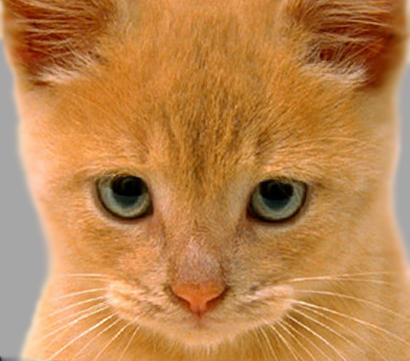
#> input picture test_image/3_cat.bmp, 410 x 361 px, found by its file name
$ jupyter execute 'Hybrid image.ipynb'
#> lines starting #> are read from the running program, lines starting #| are printed output that depends on the picture; after the words box and inside, x2 and y2 are one past the last pixel; in counts of white or black regions, pixels touching at a corner belong together
[cell 1]
import cv2
import numpy as np
from numpy.fft import fft2, ifft2, fftshift, ifftshift
from matplotlib import pyplot as plt

[cell 2]
def scaleSpectrum(A):
    #another method, have different effect
    #return 20*np.log(np.abs(A))
    return np.real(np.log10(np.absolute(A) + np.ones(A.shape)))

[cell 3]
def FFT(img):
    f = fft2(img)
    fshift = fftshift(f)
    return fshift

def invFFT(fimg):
    return ifft2(ifftshift(fimg))

[cell 4]
def GaussianFitler(numRows, numCols, sigma, highPass=False):
    """
        Create the (numRows by numCols) Matrix of gaussian filter

        args:
            numRows: the number of kernal rows
            numCols: the number of kernal cols
            sigma: simga of 2-d gaussian
        return:
            filter: guassian kernal matrix
    """

    # the mean of the guassian
    centerX = numRows / 2
    centerY = numCols / 2

    # calculate probability of 2-d gaussian in each (i, j) position
    coeff = np.zeros((numRows, numCols))
    for i in range(numRows):
        for j in range(numCols):
            coeff[i][j] = np.exp(-((i - centerX)**2 + (j - centerY)**2) / (2 * sigma**2))
    GS_filter = 1 - coeff if highPass else coeff

    return GS_filter

[cell 5]
def idealFitler(numRows, numCols, sigma, highPass=False):
    # the center of the ideafilter
    centerX = numRows / 2
    centerY = numCols / 2

    coeff = np.zeros((numRows, numCols))

    for i in range(numRows):
        for j in range(numCols):
            D = np.sqrt((i - centerX)**2 + (j - centerY)**2)
            coeff[i][j] = 1 if D < sigma else 0
    idea_filter = (1 - coeff) if highPass else coeff

    return idea_filter

[cell 6]
def low_pass(lowPassImg, sigma):
    """
        args:
            lowPassImg: original image will be multiply with low pass filter
            sigma: the sigma used to determine the variance of the filter value
        return:
            the img in frequnce domain after filter
    """
    rows, columns = lowPassImg.shape[0], lowPassImg.shape[1]
    #filter = GaussianFitler(rows, columns, sigma, False)
    filter = idealFitler(rows, columns, sigma, False)
    f_Img = FFT(lowPassImg)

    return f_Img * filter

def high_pass(highPassImg, sigma):
    rows, columns = highPassImg.shape[0], highPassImg.shape[1]
    #filter = GaussianFitler(rows, columns, sigma, True)
    filter = idealFitler(rows, columns, sigma, True)
    f_Img = FFT(highPassImg)

    return f_Img * filter

[cell 7]
def hybridImg(highPassImg, lowPassImg, sigmaHigh, sigmaLow):
    highPassed = high_pass(highPassImg, sigmaHigh)
    lowPassed = low_pass(lowPassImg, sigmaLow)

    # plot img after filter
    plt.subplot(3, 3, 3)
    plt.title("highPassed img(After filter)[Red channel]")
    plt.imshow(scaleSpectrum(highPassed))
    plt.subplot(3, 3, 6)
    plt.title("lowPassed img(After filter)[Red channel]")
    plt.imshow(scaleSpectrum(lowPassed))

    return np.real(invFFT(highPassed + lowPassed))

[cell 8]
# Set the fileName to read
fileName1 = '3_cat'
fileName2 = '3_dog'
img1 = cv2.imread('hw2_data/task1and2_hybrid_pyramid/' + fileName1 +'.bmp')
#> img1 is the input picture: shape (361, 410, 3); mean B, G, R 77.1, 132.5, 188.3
img2 = cv2.imread('hw2_data/task1and2_hybrid_pyramid/' + fileName2 +'.bmp')
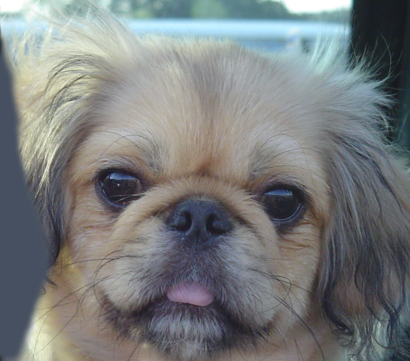
#> input picture test_image/3_dog.bmp, 410 x 361 px, found by its file name
#> img2 is the input picture: shape (361, 410, 3); mean B, G, R 125, 124.5, 121.2
plt.figure(figsize=(12,16))

# There are two Hyperparameter -> sigmaHigh、sigmaLow
sigmaHigh, sigmaLow = 20, 15
hybrid = np.zeros(img1.shape)
hybrid[:, :, 0] = hybridImg(img1[:,:,0], img2[:,:,0], sigmaHigh, sigmaLow)
#> after the loop in idealFitler, `for i in range(numRows):`:
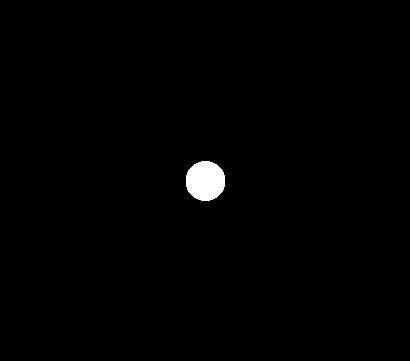
#> coeff: shape (361, 410) float64; values 0 (black) and 1 (white), 0.85% white; 1 white region, box (x1, y1, x2, y2) and area: (186, 161, 225, 201) 1252
#> after the loop in idealFitler (call 2), `for i in range(numRows):`: coeff: shape (361, 410) float64; values 0 (black) and 1 (white), 0.47% white; 1 white region, box (x1, y1, x2, y2) and area: (191, 166, 220, 196) 698
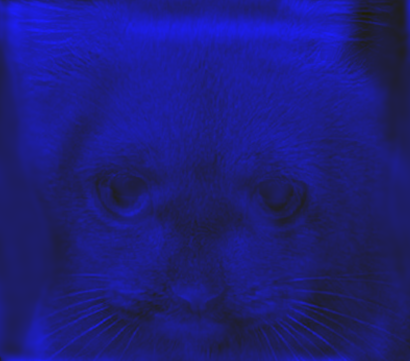
#> hybrid: shape (361, 410, 3) float64; mean B, G, R 125, 0, 0; drawn with min black and max white
hybrid[:, :, 1] = hybridImg(img1[:,:,1], img2[:,:,1], sigmaHigh, sigmaLow)
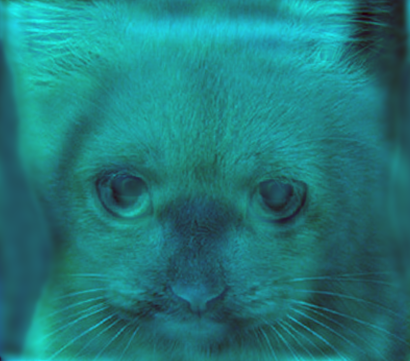
#> hybrid: shape (361, 410, 3) float64; mean B, G, R 125, 124.5, 0; drawn with min black and max white
hybrid[:, :, 2] = hybridImg(img1[:,:,2], img2[:,:,2], sigmaHigh, sigmaLow)
#> in FFT (call 5), `f = fft2(img)`:
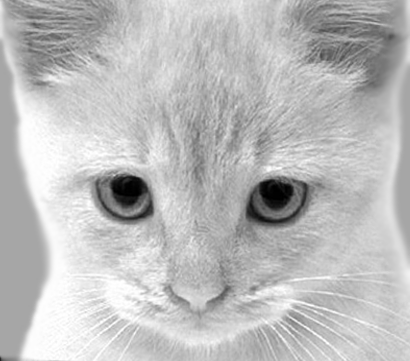
#> img: shape (361, 410); min 0, max 255, mean 188.3
#> in FFT (call 6), `f = fft2(img)`:
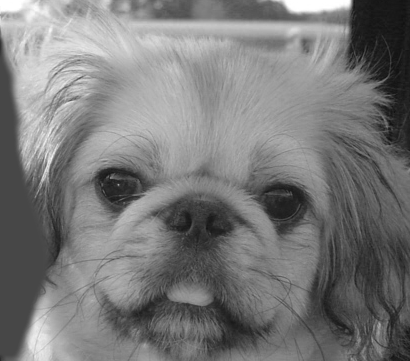
#> img: shape (361, 410); min 17, max 255, mean 121.2
#> in scaleSpectrum (call 5), `return np.real(np.log10(np.absolute(A) + np.ones(A.shape)))`:
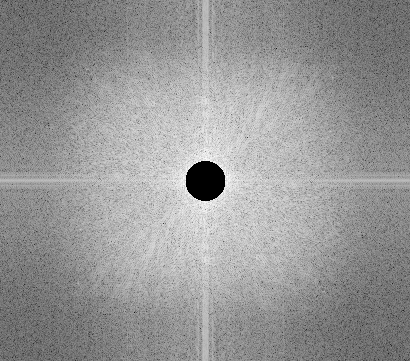
#> returned value: shape (361, 410) float64; min 0, max 4.83, mean 2.86; drawn with min black and max white

# plot img
plt.subplot(3, 3, 1)
plt.title("Original img(high)")
plt.imshow(img1[:,:,::-1])
plt.subplot(3, 3, 2)
plt.title("img in frequence (low)[Red channel]")
plt.imshow(scaleSpectrum(FFT(img1[:,:,2])))

plt.subplot(3, 3, 4)
plt.title("Original img(low)")
plt.imshow(img2[:,:,::-1])
plt.subplot(3, 3, 5)
plt.title("img in frequence (low)[Red channel]")
plt.imshow(scaleSpectrum(FFT(img2[:,:,2])))
#> in scaleSpectrum (call 8), `return np.real(np.log10(np.absolute(A) + np.ones(A.shape)))`:
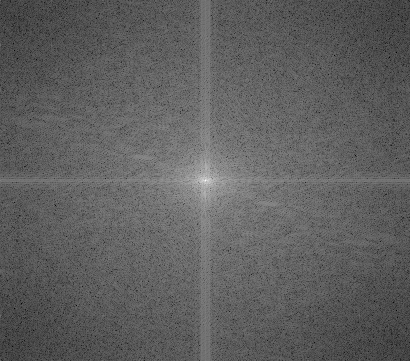
#> returned value: shape (361, 410) float64; min 0.72, max 7.25, mean 3.17; drawn with min black and max white

# plt and save Hybrid img
plt.subplot(3, 3, 7)
plt.title("Hybrid img")
hybrid = hybrid.astype(int) # translate to int, otherwise it can't plot proplerly
plt.imshow(hybrid[:,:,::-1])
cv2.imwrite("hybrid_image.jpg",hybrid)
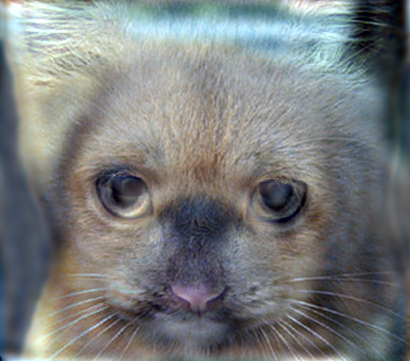
#> saved as hybrid_image.jpg: shape (361, 410, 3); mean B, G, R 124.4, 123.9, 120.7
#> Out = True
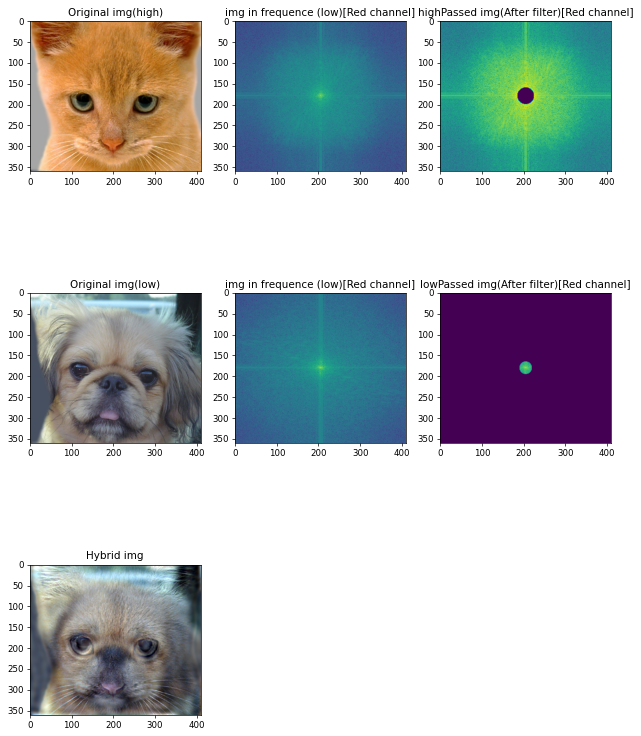
#> figure drawn by matplotlib, 7 panels
